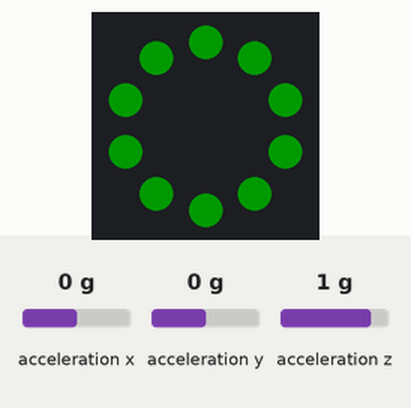
A program run on a simulated Circuit Playground running CircuitPython. On the bench: the board's ring of 10 RGB LEDs (number 0 left of the top, counting anticlockwise). The inputs (shaded band) are chosen by the test bench; at power-on: acceleration y 0 g, acceleration x 0 g, acceleration z 1 g. Dim RGB values are drawn brighter than linear.

Above: at 1.2 s.
1.3 s: acceleration y set to -1.4 g
At 1.9 s:
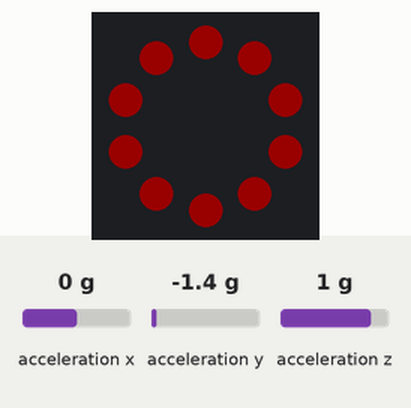
2.8 s: acceleration y set to 0.8 g
At 3.9 s:
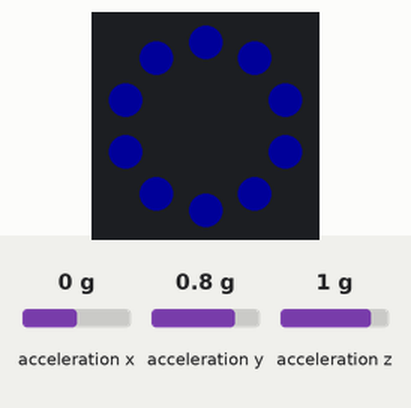
4.3 s: acceleration y set to -0.8 g
At 4.8 s:
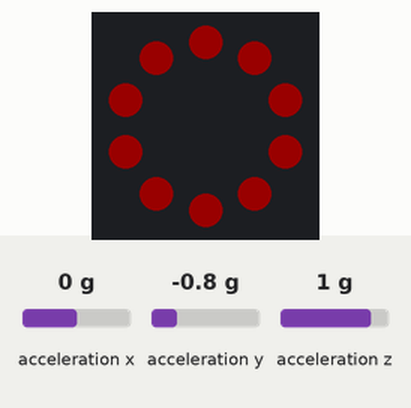
5.8 s: acceleration y set to 0 g
At 6.9 s:
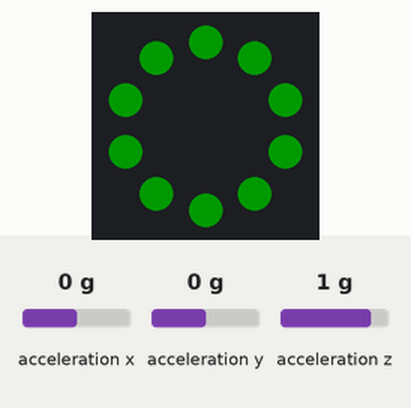
Timing chart, 0 to 8.3 s (numbered marks = the images above; inputs shaded):
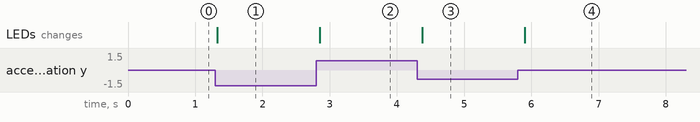

Measured:
- after the input at 1.3 s, the LEDs: change at once (image 1)
- after the input at 2.8 s, the LEDs: change after 0.05 s (image 2)
- after the input at 4.3 s, the LEDs: change after 0.07 s (image 3)
- after the input at 5.8 s, the LEDs: change after 0.10 s (image 4)

The program:

cpe_circuitpython.py
```python
import time
from adafruit_circuitplayground import cp
red = 0
green = 0
blue = 0
x = 0.0
y = 0.0
z= 0.0
cp.pixels.brightness = 0.1

while True:
    x, y, z = cp.acceleration

    if (y < -0.3):
        red = 255
        green = 0
        blue = 0

    elif (y > 0.3):
        red = 0
        green = 0
        blue = 255

    else:
        red = 0
        green = 255
        blue = 0

    cp.pixels.fill((red, green, blue))
    cp.pixels.show()
    time.sleep(0.1)
```
